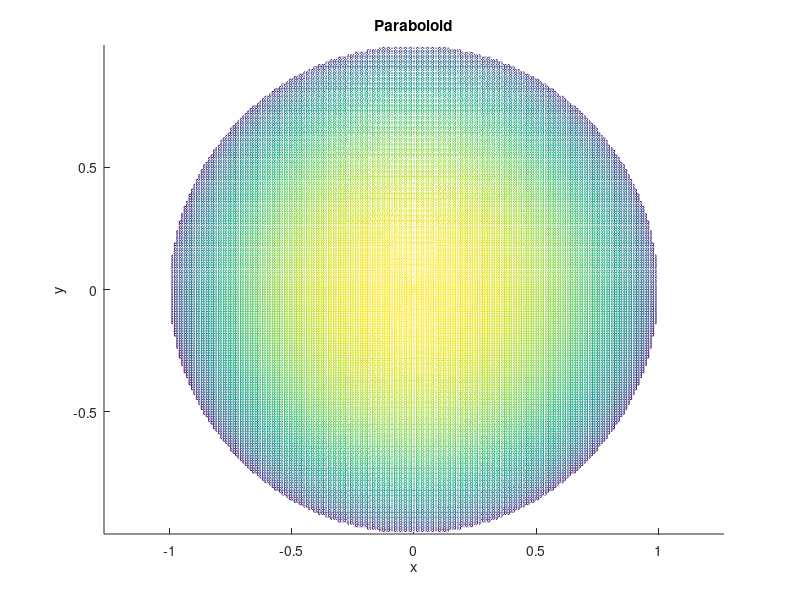
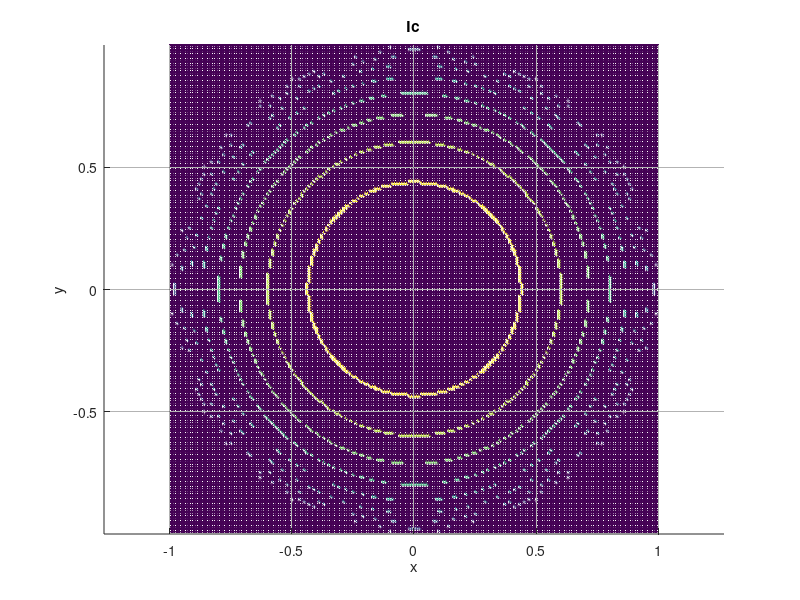

Source code (MATLAB) for these figures, in order:
clearvars, close all

%x = y = linspace(-1,1,1000);
%y = linspace(-1,1,1000);

  %create my radius and x,y values
r = 1.0;
[x y] = meshgrid(-r:r/100:r, -r:r/100:r);

  %declaring the function f
  %of the circle
  %and limiting to >0 under the sqrt
inside = (r^2 -x.^2 -y.^2);
mask = inside > 0;
f = zeros(size(x));
f(mask) = sqrt(inside(mask));
f(inside <= 0) =NaN;


figure(1);
hold on
mesh(x, y , f)
%mesh(x, y , -f)
axis equal;
%shading interp;
title('Paraboloid')
xlabel('x')
ylabel('y')
hold off

c = 0.5;
figure(2)
hold on
tol = 0.0025
for c = 0:0.1:0.9
 %tol = tol+0.001;
 %tolc = tolc-2;
 Ic = abs(f-c) < tol;
 g = zeros(size(x));
 g(Ic) = f(Ic);
 mesh(x,y,g)
 axis equal;
 title('Ic')
 xlabel('x')
 ylabel('y')
endfor
%%
hold off

%plot(x,f,'linewidth', 2, "b.");
%plot(x,-f,'linewidth', 2, "b.");

grid on
set(gca, 'GridColor', [0,0,0])
set(gca, 'GridAlpha', 0.3)
set(gca, 'Layer', 'top')

